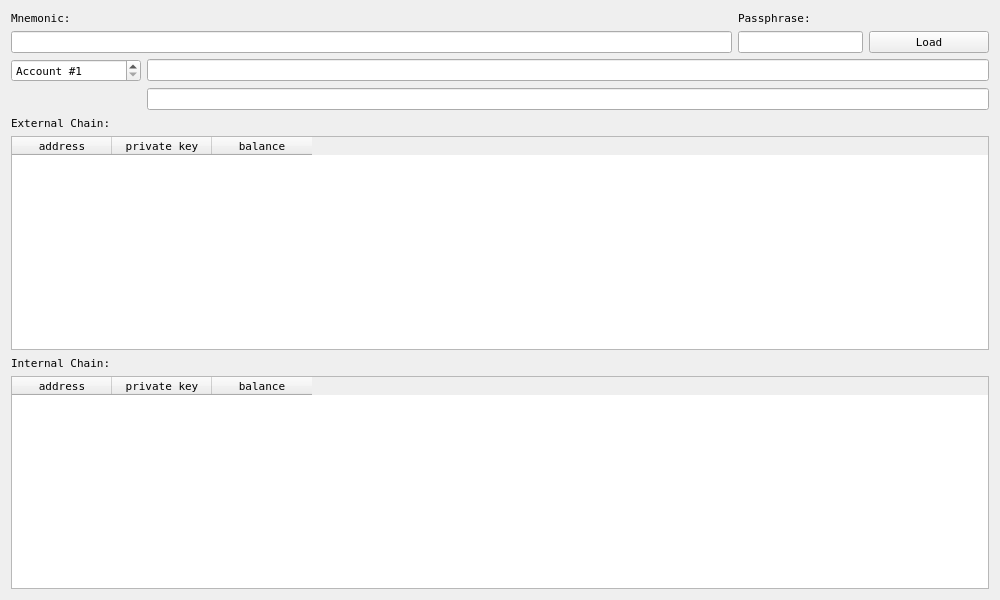
<?xml version="1.0" encoding="UTF-8"?>
<ui version="4.0">
 <class>MainWindow</class>
 <widget class="QMainWindow" name="MainWindow">
  <property name="geometry">
   <rect>
    <x>0</x>
    <y>0</y>
    <width>1000</width>
    <height>600</height>
   </rect>
  </property>
  <property name="font">
   <font>
    <family>DejaVu Sans Mono</family>
    <pointsize>8</pointsize>
   </font>
  </property>
  <property name="windowTitle">
   <string>Cerberus</string>
  </property>
  <widget class="QWidget" name="centralWidget">
   <layout class="QGridLayout" name="gridLayout">
    <item row="4" column="1" colspan="3">
     <widget class="QLineEdit" name="lineXpub"/>
    </item>
    <item row="1" column="2">
     <widget class="QLineEdit" name="editPassphrase">
      <property name="sizePolicy">
       <sizepolicy hsizetype="Fixed" vsizetype="Fixed">
        <horstretch>0</horstretch>
        <verstretch>0</verstretch>
       </sizepolicy>
      </property>
     </widget>
    </item>
    <item row="1" column="3">
     <widget class="QPushButton" name="buttonLoad">
      <property name="sizePolicy">
       <sizepolicy hsizetype="Fixed" vsizetype="Fixed">
        <horstretch>0</horstretch>
        <verstretch>0</verstretch>
       </sizepolicy>
      </property>
      <property name="maximumSize">
       <size>
        <width>120</width>
        <height>16777215</height>
       </size>
      </property>
      <property name="text">
       <string>Load</string>
      </property>
     </widget>
    </item>
    <item row="7" column="0" colspan="4">
     <widget class="QTableWidget" name="listAddress">
      <column>
       <property name="text">
        <string>address</string>
       </property>
      </column>
      <column>
       <property name="text">
        <string>private key</string>
       </property>
      </column>
      <column>
       <property name="text">
        <string>balance</string>
       </property>
      </column>
     </widget>
    </item>
    <item row="9" column="0" colspan="4">
     <widget class="QTableWidget" name="listChange">
      <column>
       <property name="text">
        <string>address</string>
       </property>
      </column>
      <column>
       <property name="text">
        <string>private key</string>
       </property>
      </column>
      <column>
       <property name="text">
        <string>balance</string>
       </property>
      </column>
     </widget>
    </item>
    <item row="0" column="0">
     <widget class="QLabel" name="labelMnemonic">
      <property name="text">
       <string>Mnemonic:</string>
      </property>
     </widget>
    </item>
    <item row="0" column="2">
     <widget class="QLabel" name="labelPassphrase">
      <property name="text">
       <string>Passphrase:</string>
      </property>
     </widget>
    </item>
    <item row="5" column="0">
     <widget class="QLabel" name="labelExternal">
      <property name="text">
       <string>External Chain:</string>
      </property>
     </widget>
    </item>
    <item row="8" column="0">
     <widget class="QLabel" name="labelInternal">
      <property name="text">
       <string>Internal Chain:</string>
      </property>
     </widget>
    </item>
    <item row="2" column="0">
     <widget class="QSpinBox" name="spinAccount">
      <property name="maximumSize">
       <size>
        <width>130</width>
        <height>16777215</height>
       </size>
      </property>
      <property name="prefix">
       <string>Account #</string>
      </property>
      <property name="minimum">
       <number>1</number>
      </property>
      <property name="maximum">
       <number>2147483647</number>
      </property>
     </widget>
    </item>
    <item row="1" column="0" colspan="2">
     <widget class="QLineEdit" name="editMnemonic"/>
    </item>
    <item row="2" column="1" colspan="3">
     <widget class="QLineEdit" name="lineXprv"/>
    </item>
   </layout>
  </widget>
 </widget>
 <layoutdefault spacing="6" margin="11"/>
 <tabstops>
  <tabstop>editMnemonic</tabstop>
  <tabstop>editPassphrase</tabstop>
  <tabstop>buttonLoad</tabstop>
  <tabstop>spinAccount</tabstop>
  <tabstop>listAddress</tabstop>
  <tabstop>listChange</tabstop>
 </tabstops>
 <resources/>
 <connections/>
</ui>
